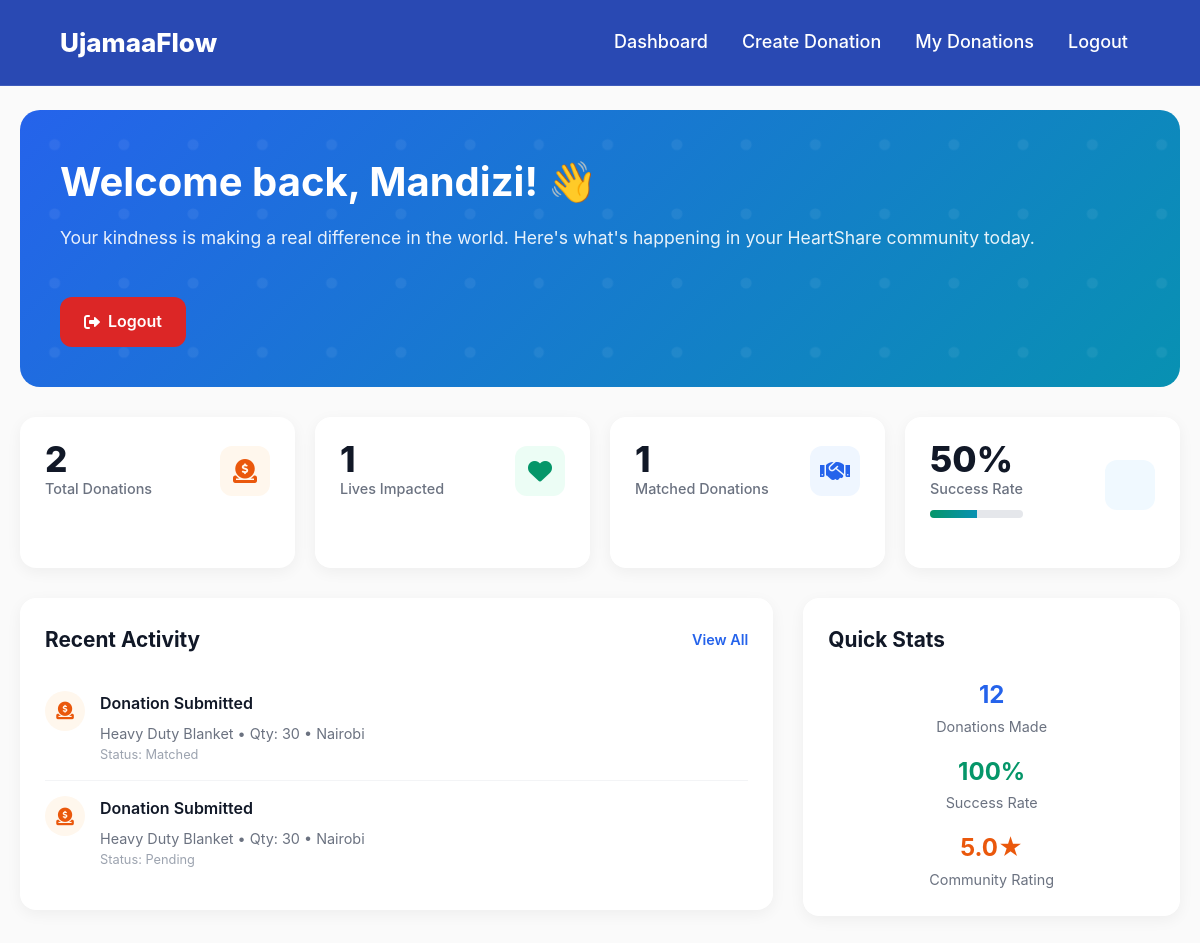
The page /dashboard (signed in) on the database its author committed.
### app/models.py (models this page shows)
class User(db.Model, UserMixin):
    id = db.Column(db.Integer, primary_key=True)
    role = db.Column(db.String(10))  # 'donor' or 'recipient'
    username = db.Column(db.String(150), unique=True, nullable=False)
    email = db.Column(db.String(150), unique=True, nullable=False)
    password = db.Column(db.String(200), nullable=False)

class Donation(db.Model):
    id = db.Column(db.Integer, primary_key=True)
    donor_id = db.Column(db.Integer, db.ForeignKey('user.id'))
    item = db.Column(db.String(150), nullable=False)
    quantity = db.Column(db.String(50))
    description = db.Column(db.Text)
    location = db.Column(db.String(100))
    matched = db.Column(db.Boolean, default=False)
    flagged = db.Column(db.Boolean, default=False)
    media = db.relationship('DonationMedia', backref='donation', lazy=True, cascade='all, delete-orphan')
    reports = db.relationship('DonationReport', backref='donation', lazy=True, cascade='all, delete-orphan')

### app/routes.py (the view)
@main.route('/dashboard')
@login_required
def dashboard():
    if current_user.role == 'donor':
        donor_donations = Donation.query.filter_by(donor_id=current_user.id).order_by(Donation.id.desc()).all()
        total_donations = len(donor_donations)
        matched_donations = len([d for d in donor_donations if d.matched])
        unmatched_donations = total_donations - matched_donations
        lives_impacted = matched_donations
        success_rate = int((matched_donations / total_donations) * 100) if total_donations else 0
        recent_donations = donor_donations[:5]
        return render_template(
            'dashboard/donor_dashboard.html',
            total_donations=total_donations,
            matched_donations=matched_donations,
            unmatched_donations=unmatched_donations,
            lives_impacted=lives_impacted,
            success_rate=success_rate,
            recent_donations=recent_donations,
        )
    elif current_user.role == 'recipient':
        return render_template('dashboard/recipient_dashboard.html')
    elif current_user.role == 'admin':
        return render_template('admin/match_dashboard.html')
    else:
        return render_template('home.html')

### app/__init__.py (called while the page is built)
@login_manager.user_loader
def load_user(user_id):
    return User.query.get(int(user_id))

### app/templates/dashboard/donor_dashboard.html (shortened to what this page needs)
<!DOCTYPE html>
<html lang="en">
<head>
    <link href="https://cdnjs.cloudflare.com/ajax/libs/font-awesome/6.0.0/css/all.min.css" rel="stylesheet">
</head>
<body>
    <nav class="navbar">
        <div class="nav-bar1">
            <div style="font-weight:800;" class="logo">UjamaaFlow</div>
            <div style="display:flex;gap:10px;" class="nav-links">
                <a href="{{ url_for('main.dashboard') }}" style="color:#fff;text-decoration:none;">Dashboard</a>
                <a href="{{ url_for('main.donate') }}" style="color:#fff;text-decoration:none;">Create Donation</a>
                <a href="{{ url_for('main.my_donations') }}" style="color:#fff;text-decoration:none;">My Donations</a>
                <a href="{{ url_for('auth.logout') }}" style="color:#fff;text-decoration:none;">Logout</a>
            </div>
        </div>
    </nav>
    <div class="main-container">
        <div class="welcome-section fade-in">
            <div class="welcome-content">
                <div class="welcome-text">
                    <h2>Welcome back, {{ current_user.username }}! 👋</h2>
                    <p>Your kindness is making a real difference in the world. Here's what's happening in your HeartShare community today.</p>
                </div>
                <div class="user-actions">
                    <a href="{{ url_for('auth.logout') }}" class="logout-btn">
                        <i class="fas fa-sign-out-alt"></i>
                        Logout
                    </a>
                </div>
            </div>
        </div>
        <div class="stats-grid fade-in">
            <div class="stat-card">
                <div class="stat-header">
                    <div class="stat-info">
                        <div class="stat-number" id="totalDonations">{{ total_donations }}</div>
                        <div class="stat-label">Total Donations</div>
                    </div>
                    <div class="stat-icon donations">
                        <i class="fas fa-donate"></i>
                    </div>
                </div>
            </div>
            <div class="stat-card">
                <div class="stat-header">
                    <div class="stat-info">
                        <div class="stat-number" id="livesImpacted">{{ lives_impacted }}</div>
                        <div class="stat-label">Lives Impacted</div>
                    </div>
                    <div class="stat-icon impact">
                        <i class="fas fa-heart"></i>
                    </div>
                </div>
            </div>
            <div class="stat-card">
                <div class="stat-header">
                    <div class="stat-info">
                        <div class="stat-number" id="matchedDonations">{{ matched_donations }}</div>
                        <div class="stat-label">Matched Donations</div>
                    </div>
                    <div class="stat-icon community">
                        <i class="fas fa-handshake"></i>
                    </div>
                </div>
            </div>
            <div class="stat-card">
                <div class="stat-header">
                    <div class="stat-info">
                        <div class="stat-number" id="successRate">{{ success_rate }}%</div>
                        <div class="stat-label">Success Rate</div>
                        <div class="progress-bar">
                            <div class="progress-fill" id="successRateFill" data-width="{{ success_rate }}"></div>
                        </div>
                    </div>
                    <div class="stat-icon goal">
                    </div>
                </div>
            </div>
        </div>
        <div class="content-grid fade-in">
            <div class="main-content">
                <div class="card">
                    <div class="card-header">
                        <h3 class="card-title">Recent Activity</h3>
                        <a href="#" class="card-action">View All</a>
                    </div>
                    <div class="activity-list">
                        {% if recent_donations %}
                            {% for d in recent_donations %}
                                <div class="activity-item">
                                    <div class="activity-icon donation">
                                        <i class="fas fa-donate"></i>
                                    </div>
                                    <div class="activity-content">
                                        <h4>Donation Submitted</h4>
                                        <p>{{ d.item }} • Qty: {{ d.quantity or 'N/A' }} • {{ d.location or 'No location' }}</p>
                                        <div class="activity-time">Status: {{ 'Matched' if d.matched else 'Pending' }}</div>
                                    </div>
                                </div>
                            {% endfor %}
                        {% endif %}
                    </div>
                </div>
            </div>
            <div class="sidebar">
                <div class="card">
                    <div class="card-header">
                        <h3 class="card-title">Quick Stats</h3>
                    </div>
                    <div style="text-align: center;">
                        <div style="margin-bottom: 15px;">
                            <div style="font-size: 1.5em; font-weight: 700; color: #2563EB;">12</div>
                            <div style="color: #6B7280; font-size: 0.9em;">Donations Made</div>
                        </div>
                        <div style="margin-bottom: 15px;">
                            <div style="font-size: 1.5em; font-weight: 700; color: #059669;">100%</div>
                            <div style="color: #6B7280; font-size: 0.9em;">Success Rate</div>
                        </div>
                        <div>
                            <div style="font-size: 1.5em; font-weight: 700; color: #EA580C;">5.0★</div>
                            <div style="color: #6B7280; font-size: 0.9em;">Community Rating</div>
                        </div>
                    </div>
                </div>
            </div>
        </div>
    </div>
</body>
</html>

### app/templates/dashboard/donor_dashboard.html (style rules this page uses)
* { margin: 0; padding: 0; box-sizing: border-box; }
body { font-family: 'Inter', -apple-system, BlinkMacSystemFont, sans-serif; background: #FAFAFA; color: #111827; line-height: 1.6; }
.navbar { background: rgba(30, 64, 175, 0.95); backdrop-filter: blur(20px); padding: 1rem 0; position: fixed; top: 0; width: 100%; z-index: 1000; transition: all 0.3s ease; border-bottom: 1px solid rgba(255, 255, 255, 0.1); }
.nav-bar1 { display: flex; align-items: center; justify-content: space-between; }
.logo { font-size: 26px; font-weight: bold; margin-left:60px; color:#fff; }
.nav-links { list-style: none; display: flex; gap: 24px; margin-right: 60px; font-size: 18px; }
.nav-links a { text-decoration: none; padding:12px; color: white; font-weight: 500; transition: color 0.3s ease; }
.main-container { max-width: 1200px; margin-top: 80px; margin-left: auto; margin-right: auto; align-items:center; padding: 30px 20px; }
.welcome-section { background: linear-gradient(135deg, #2563EB 0%, #0891B2 100%); color: #FFFFFF; padding: 40px; border-radius: 20px; margin-bottom: 30px; position: relative; overflow: hidden; }
.welcome-section::before { content: ''; position: absolute; top: 0; left: 0; right: 0; bottom: 0; opacity: 0.6; }
.welcome-content { position: relative; z-index: 2; display: flex; justify-content: space-between; align-items: center; flex-wrap: wrap; gap: 20px; }
.welcome-text h2 { font-size: 2.5em; font-weight: 700; margin-bottom: 10px; }
.welcome-text p { font-size: 1.1em; opacity: 0.9; margin-bottom: 25px; }
.logout-btn { background: #DC2626; color: #FFFFFF; border: none; padding: 12px 24px; border-radius: 12px; cursor: pointer; font-weight: 600; transition: all 0.3s ease; text-decoration: none; display: flex; align-items: center; gap: 8px; }
.stats-grid { display: grid; grid-template-columns: repeat(auto-fit, minmax(250px, 1fr)); gap: 20px; margin-bottom: 30px; }
.stat-card { background: #FFFFFF; padding: 25px; border-radius: 16px; box-shadow: 0 4px 15px rgba(0, 0, 0, 0.05); transition: transform 0.3s ease, box-shadow 0.3s ease; }
.stat-header { display: flex; justify-content: space-between; align-items: center; margin-bottom: 15px; }
.stat-icon { width: 50px; height: 50px; border-radius: 12px; display: flex; align-items: center; justify-content: center; font-size: 1.5em; }
.stat-icon.donations { background: #FFF7ED; color: #EA580C; }
.stat-icon.impact { background: #ECFDF5; color: #059669; }
.stat-icon.community { background: #EFF6FF; color: #2563EB; }
.stat-icon.goal { background: #F0F9FF; color: #0891B2; }
.stat-number { font-size: 2.2em; font-weight: 800; color: #111827; line-height: 1; }
.stat-label { color: #6B7280; font-size: 0.9em; font-weight: 500; }
.content-grid { display: grid; grid-template-columns: 2fr 1fr; gap: 30px; }
.main-content { display: flex; flex-direction: column; gap: 25px; }
.sidebar { display: flex; flex-direction: column; gap: 25px; }
.card { background: #FFFFFF; border-radius: 16px; padding: 25px; box-shadow: 0 4px 15px rgba(0, 0, 0, 0.05); }
.card-header { display: flex; justify-content: space-between; align-items: center; margin-bottom: 20px; }
.card-title { font-size: 1.3em; font-weight: 700; color: #111827; }
.card-action { color: #2563EB; text-decoration: none; font-weight: 600; font-size: 0.9em; transition: color 0.3s ease; }
.activity-item { display: flex; gap: 15px; padding: 15px 0; border-bottom: 1px solid #F3F4F6; }
.activity-item:last-child { border-bottom: none; }
.activity-icon { width: 40px; height: 40px; border-radius: 50%; display: flex; align-items: center; justify-content: center; font-size: 1.1em; flex-shrink: 0; }
.activity-icon.donation { background: #FFF7ED; color: #EA580C; }
.activity-content h4 { font-weight: 600; color: #111827; margin-bottom: 5px; }
.activity-content p { color: #6B7280; font-size: 0.9em; }
.activity-time { color: #9CA3AF; font-size: 0.8em; }
.progress-bar { width: 100%; height: 8px; background: #E5E7EB; border-radius: 4px; overflow: hidden; margin: 10px 0; }
.progress-fill { height: 100%; background: linear-gradient(90deg, #059669 0%, #0891B2 100%); transition: width 0.3s ease; animation: progressAnimation 2s ease-out; }
.fade-in { animation: fadeIn 0.8s ease-out; }

### rows shown on the page
User: username "Mandizi"
Donation: item "Heavy Duty Blanket", quantity "30", location "Nairobi", matched "Matched"
Donation: item "Heavy Duty Blanket", quantity "30", location "Nairobi", matched "Pending"

### other values the page prints
{{ total_donations }} "2"
{{ lives_impacted }} "1"
{{ matched_donations }} "1"
{{ success_rate }} "50"
